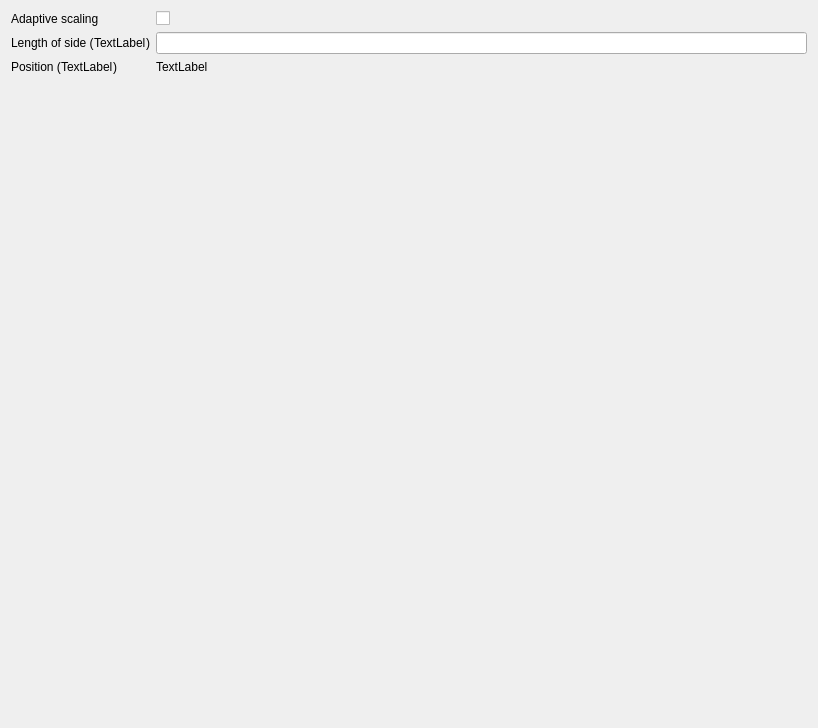
<?xml version="1.0" encoding="UTF-8"?>
<ui version="4.0">
 <class>ModuleMeasurementCubeWidget</class>
 <widget class="QWidget" name="ModuleMeasurementCubeWidget">
  <property name="geometry">
   <rect>
    <x>0</x>
    <y>0</y>
    <width>818</width>
    <height>728</height>
   </rect>
  </property>
  <property name="sizePolicy">
   <sizepolicy hsizetype="Fixed" vsizetype="Preferred">
    <horstretch>0</horstretch>
    <verstretch>0</verstretch>
   </sizepolicy>
  </property>
  <property name="windowTitle">
   <string>Form</string>
  </property>
  <layout class="QFormLayout" name="formLayout">
   <item row="1" column="0">
    <widget class="QLabel" name="tlAdaptiveScaling">
     <property name="text">
      <string>Adaptive scaling</string>
     </property>
    </widget>
   </item>
   <item row="1" column="1">
    <widget class="QCheckBox" name="chbAdaptiveScaling">
     <property name="text">
      <string/>
     </property>
    </widget>
   </item>
   <item row="2" column="0">
    <layout class="QHBoxLayout" name="horizontalLayout">
     <property name="spacing">
      <number>0</number>
     </property>
     <item>
      <widget class="QLabel" name="label">
       <property name="text">
        <string>Length of side (</string>
       </property>
      </widget>
     </item>
     <item>
      <widget class="QLabel" name="tlLengthUnit">
       <property name="text">
        <string>TextLabel</string>
       </property>
      </widget>
     </item>
     <item>
      <widget class="QLabel" name="label_3">
       <property name="text">
        <string>)</string>
       </property>
      </widget>
     </item>
    </layout>
   </item>
   <item row="2" column="1">
    <widget class="QLineEdit" name="leSideLength"/>
   </item>
   <item row="3" column="0">
    <layout class="QHBoxLayout" name="horizontalLayout_3">
     <property name="spacing">
      <number>0</number>
     </property>
     <item>
      <widget class="QLabel" name="label_2">
       <property name="text">
        <string>Position (</string>
       </property>
      </widget>
     </item>
     <item>
      <widget class="QLabel" name="tlPositionUnit">
       <property name="text">
        <string>TextLabel</string>
       </property>
      </widget>
     </item>
     <item>
      <widget class="QLabel" name="label_9">
       <property name="text">
        <string>)</string>
       </property>
      </widget>
     </item>
    </layout>
   </item>
   <item row="3" column="1">
    <widget class="QLabel" name="tlPosition">
     <property name="sizePolicy">
      <sizepolicy hsizetype="Preferred" vsizetype="Preferred">
       <horstretch>0</horstretch>
       <verstretch>0</verstretch>
      </sizepolicy>
     </property>
     <property name="minimumSize">
      <size>
       <width>200</width>
       <height>0</height>
      </size>
     </property>
     <property name="layoutDirection">
      <enum>Qt::LeftToRight</enum>
     </property>
     <property name="text">
      <string>TextLabel</string>
     </property>
    </widget>
   </item>
  </layout>
 </widget>
 <resources/>
 <connections/>
</ui>
